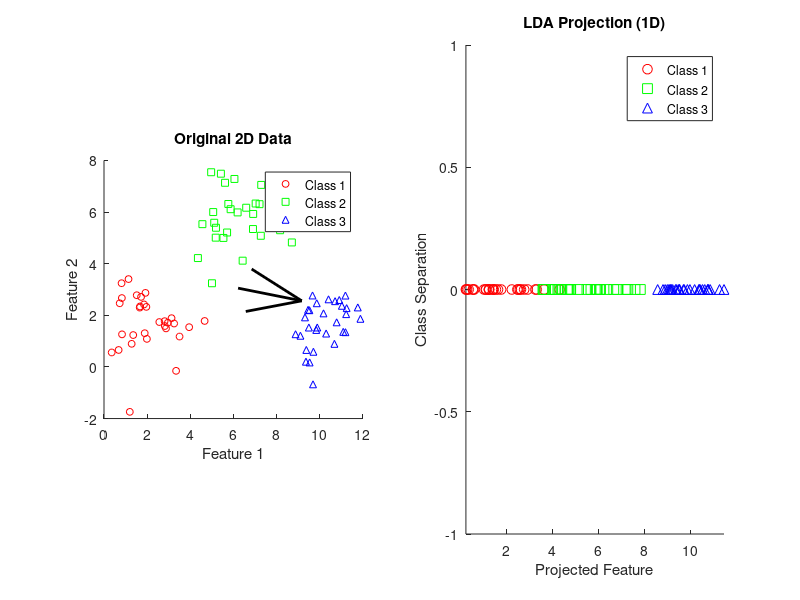

This chart was generated by the following MATLAB code:
clc; clear; close all;

num_classes = 3; 
num_samples = 30;
num_features = 2;
rng(42);

mu = [2 2; 6 6; 10 2]; 
sigma = eye(num_features);

X = [];
y = [];
for c = 1:num_classes
    X_class = mvnrnd(mu(c, :), sigma, num_samples);
    X = [X; X_class];
    y = [y; c * ones(num_samples, 1)];
end

class_means = zeros(num_classes, num_features);
for c = 1:num_classes
    class_means(c, :) = mean(X(y == c, :), 1);
end
overall_mean = mean(X, 1);

Sw = zeros(num_features, num_features);
Sb = zeros(num_features, num_features);
for c = 1:num_classes
    X_c = X(y == c, :);
    Nc = sum(y == c);
    
    mean_diff = (class_means(c, :) - overall_mean)'; 
    Sb = Sb + Nc * (mean_diff * mean_diff');  % Between-class scatter
    
    Sw = Sw + (X_c - class_means(c, :))' * (X_c - class_means(c, :)); % Within-class scatter
end

[V, D] = eig(inv(Sw) * Sb);
[~, sorted_indices] = sort(diag(D), 'descend'); 
W = V(:, sorted_indices(1));

X_lda = X * W;

figure;
subplot(1,2,1);
gscatter(X(:,1), X(:,2), y, ['r', 'g', 'b'], ['o', 's', '^'], 5);
title('Original 2D Data');
xlabel('Feature 1'); ylabel('Feature 2');
legend('Class 1', 'Class 2', 'Class 3');
axis square; 
hold on;
quiver(overall_mean(1), overall_mean(2), W(1), W(2), 3, 'k', 'LineWidth', 2, 'MaxHeadSize', 0.5);
hold off;

subplot(1,2,2);
hold on;
markers = {'o', 's', '^'};
colors = ['r', 'g', 'b'];
for c = 1:num_classes
    scatter(X_lda(y == c), zeros(sum(y == c), 1), 50, colors(c), markers{c});
end
title('LDA Projection (1D)');
xlabel('Projected Feature');
ylabel('Class Separation');
legend('Class 1', 'Class 2', 'Class 3');
axis tight;
hold off;
